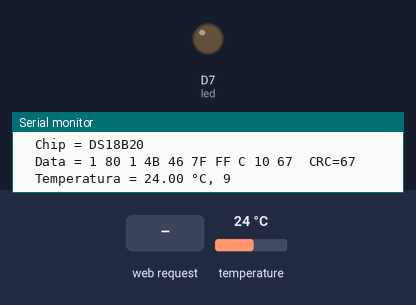
A sketch run on a simulated ESP8266 (NodeMCU). On the bench: output pins drawn as LEDs (lit = HIGH), the last lines printed to the serial monitor. The test bench sets the inputs (shaded band); at power-on: temperature 24 °C. WiFi joins after 1.5 s; servers stay silent unless stated.

Above: at 4.7 s.
4.8 s: HTTP request GET / received
At 6.2 s:
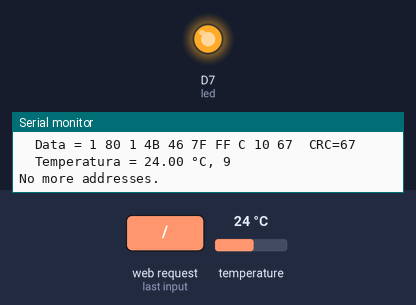
8.3 s: temperature set to 28 °C
Timing chart, 0 to 12.4 s (numbered marks = the images above; inputs shaded):
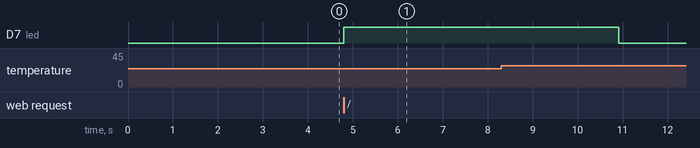

The sketch:

baguala_v02.ino
```cpp
#include <ESP8266WiFi.h>
#include <WiFiClient.h>
#include <ESP8266WebServer.h>
#include <ESP8266mDNS.h>
#include <OneWire.h>
#include <stdio.h>

WiFiClient client;

String MakerIFTTT_Key ;
;String MakerIFTTT_Event;
char *append_str(char *here, String s) {  int i=0; while (*here++ = s[i]){i++;};return here-1;}
char *append_ul(char *here, unsigned long u) { char buf[20]; return append_str(here, ultoa(u, buf, 10));}
char post_rqst[256];char *p;char *content_length_here;char *json_start;int compi;

const char* ssid = "NET635fd";
const char* password = "viegas635@";

ESP8266WebServer server(80);

const int led = 13;

void handleRoot() {
  digitalWrite(led, 1);
    String output = "Temperatura: ";
    if(imprimeTemperatura()>0.0){
        output +=imprimeTemperatura();
        //String teste = "%s", output;
        output += " C";
        server.send(200, "text/plain", output);
        digitalWrite(led, 0);
    }
}

void handleNotFound(){
  digitalWrite(led, 1);
  String message = "Arquivo nao encontrado.\n\n";
  message += "URI: ";
  message += server.uri();
  message += "\nMétodo: ";
  message += (server.method() == HTTP_GET)?"GET":"POST";
  message += "\nArgumentos: ";
  message += server.args();
  message += "\n";
  for (uint8_t i=0; i<server.args(); i++){
    message += " " + server.argName(i) + ": " + server.arg(i) + "\n";
  }
  server.send(404, "text/plain", message);
  digitalWrite(led, 0);
}

OneWire  ds(D1);

void setup(void){
  pinMode(led, OUTPUT);
  digitalWrite(led, 0);
  Serial.begin(9600);
  WiFi.begin(ssid, password);
  Serial.println("");

  while (WiFi.status() != WL_CONNECTED) {
    delay(500);
    Serial.print(".");
  }
  Serial.println("");
  Serial.print("Conectado a: ");
  Serial.println(ssid);
  Serial.print("IP: ");
  Serial.println(WiFi.localIP());

  if (MDNS.begin("esp8266")) {
    Serial.println("MDNS responder started");
  }

  server.on("/", handleRoot);

  server.on("/inline", [](){
    server.send(200, "text/plain", "Isso está funcionando bem!");
  });

  server.onNotFound(handleNotFound);

  server.begin();
  Serial.println("Servidor HTTP Startado!");
  char output[13] = {"Temperatura"};

  Serial.println(snprintf(output, 50, "%f", imprimeTemperatura()));
}

void loop(void){
  server.handleClient();
}

float imprimeTemperatura(){
  byte i;
  byte present = 0;
  byte type_s;
  byte data[12];
  byte addr[8];
  float celsius;

  if ( !ds.search(addr)) {
    Serial.println("No more addresses.");
    Serial.println();
    ds.reset_search();
    delay(2000);
    //return;
  }

  Serial.print("ROM =");
  for( i = 0; i < 8; i++) {
    Serial.write(' ');
    Serial.print(addr[i], HEX);
  }

  if (OneWire::crc8(addr, 7) != addr[7]) {
      Serial.println("CRC is not valid!");
      //return;
  }
  Serial.println();

  switch (addr[0]) {
    case 0x10:
      Serial.println("  Chip = DS18S20");  // or old DS1820
      type_s = 1;
      break;
    case 0x28:
      Serial.println("  Chip = DS18B20");
      type_s = 0;
      break;
    case 0x22:
      Serial.println("  Chip = DS1822");
      type_s = 0;
      break;
    default:
      Serial.println("Device is not a DS18x20 family device.");
  }

  ds.reset();
  ds.select(addr);
  ds.write(0x44, 1);        // start conversion, with parasite power on at the end

  delay(2000);     // maybe 750ms is enough, maybe not
  // we might do a ds.depower() here, but the reset will take care of it.

  present = ds.reset();
  ds.select(addr);
  ds.write(0xBE);         // Read Scratchpad

  Serial.print("  Data = ");
  Serial.print(present, HEX);
  Serial.print(" ");
  for ( i = 0; i < 9; i++) {           // we need 9 bytes
    data[i] = ds.read();
    Serial.print(data[i], HEX);
    Serial.print(" ");
  }
  Serial.print(" CRC=");
  Serial.print(OneWire::crc8(data, 8), HEX);
  Serial.println();

  // Convert the data to actual temperature
  // because the result is a 16 bit signed integer, it should
  // be stored to an "int16_t" type, which is always 16 bits
  // even when compiled on a 32 bit processor.
  int16_t raw = (data[1] << 8) | data[0];
  if (type_s) {
    raw = raw << 3; // 9 bit resolution default
    if (data[7] == 0x10) {
      // "count remain" gives full 12 bit resolution
      raw = (raw & 0xFFF0) + 12 - data[6];
    }
  } else {
    byte cfg = (data[4] & 0x60);
    // at lower res, the low bits are undefined, so let's zero them
    if (cfg == 0x00) raw = raw & ~7;  // 9 bit resolution, 93.75 ms
    else if (cfg == 0x20) raw = raw & ~3; // 10 bit res, 187.5 ms
    else if (cfg == 0x40) raw = raw & ~1; // 11 bit res, 375 ms
    //// default is 12 bit resolution, 750 ms conversion time
  }
  celsius = (float)raw / 16.0;
  Serial.print("  Temperatura = ");
  Serial.print(celsius);
  Serial.print(" °C, ");


  if(celsius >=30.00){
    enviaEmail();
    }


  return celsius;
  }

void enviaEmail(){

    if (client.connect("maker.ifttt.com",80)) {
      MakerIFTTT_Key ="daztJ4057etenFzLaK7iaY";
      MakerIFTTT_Event ="mail";
      p = post_rqst;
      p = append_str(p, "POST /trigger/");
      p = append_str(p, MakerIFTTT_Event);
      p = append_str(p, "/with/key/");
      p = append_str(p, MakerIFTTT_Key);
      p = append_str(p, " HTTP/1.1\r\n");
      p = append_str(p, "Host: maker.ifttt.com\r\n");
      p = append_str(p, "Content-Type: application/json\r\n");
      p = append_str(p, "Content-Length: ");
      content_length_here = p;
      p = append_str(p, "NN\r\n");
      p = append_str(p, "\r\n");
      json_start = p;
      p = append_str(p, "{\"value1\":\"");
      p = append_str(p, "CERVEJA BAGULA");
      p = append_str(p, "\",\"value2\":\"");
      p = append_str(p, "Ms. Cervejeiro, ");
      p = append_str(p, "\",\"value3\":\"");
      p = append_str(p, "chegou nos 30 graus!");
      p = append_str(p, "\"}");

      compi= strlen(json_start);
      content_length_here[0] = '0' + (compi/10);
      content_length_here[1] = '0' + (compi%10);
      client.print(post_rqst);

  }
}
```

Measured:
- after the input at 4.8 s, D7 (led): LOW → HIGH at once
